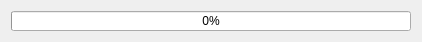
<?xml version="1.0" encoding="UTF-8"?>
<ui version="4.0">
 <class>SendDlg</class>
 <widget class="QDialog" name="SendDlg">
  <property name="geometry">
   <rect>
    <x>0</x>
    <y>0</y>
    <width>400</width>
    <height>38</height>
   </rect>
  </property>
  <property name="windowTitle">
   <string>SendDlg</string>
  </property>
  <layout class="QHBoxLayout" name="horizontalLayout">
   <item>
    <widget class="QProgressBar" name="progressBar">
     <property name="minimumSize">
      <size>
       <width>400</width>
       <height>20</height>
      </size>
     </property>
     <property name="maximumSize">
      <size>
       <width>400</width>
       <height>20</height>
      </size>
     </property>
     <property name="value">
      <number>0</number>
     </property>
    </widget>
   </item>
  </layout>
 </widget>
 <layoutdefault spacing="6" margin="11"/>
 <resources/>
 <connections/>
</ui>
